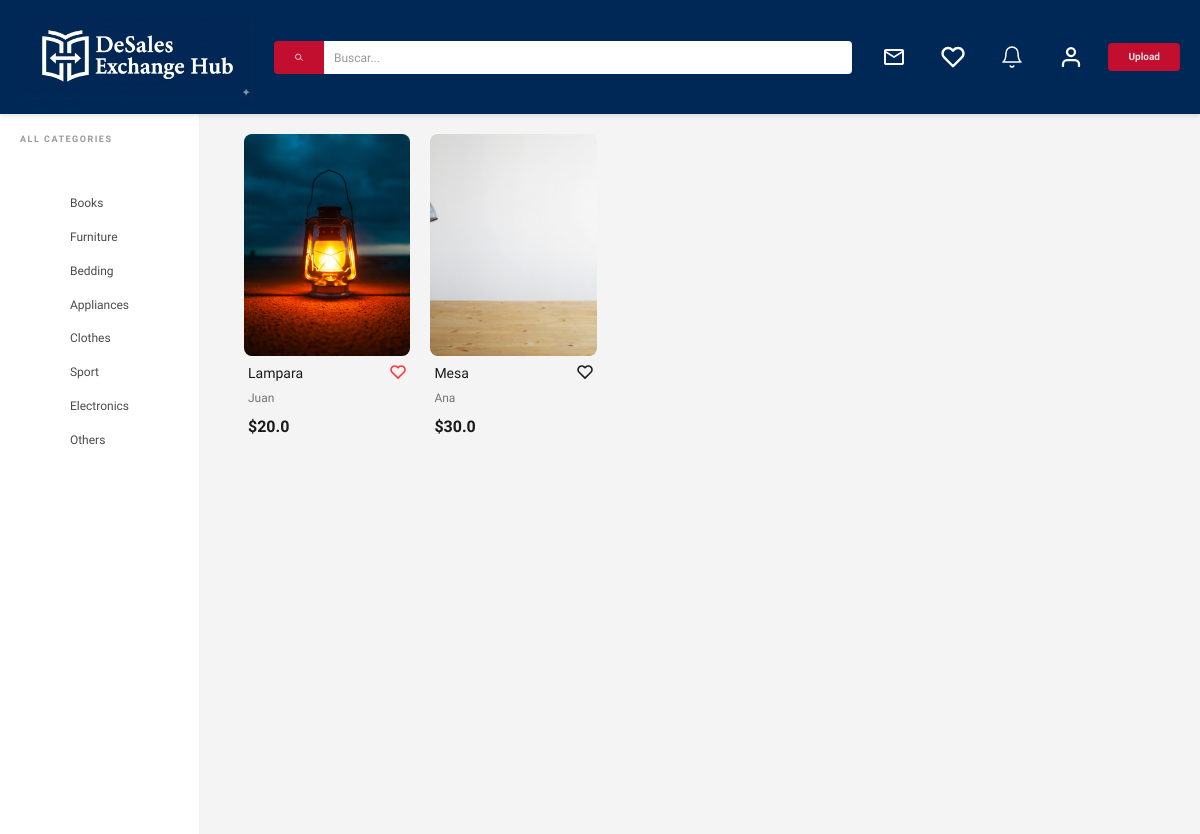
The page /dashboard (signed in) on the database its author committed.
### models.py (models this page shows, shortened)
class Item(db.Model):
    id = db.Column(db.Integer, primary_key = True, autoincrement = True)
    name = db.Column(db.String(50), nullable = False)
    description = db.Column(db.String(400), nullable = False)
    price = db.Column(db.Float, nullable = False)
    category = db.Column(db.String(20), nullable = False)
    created_at = db.Column(db.DateTime, nullable = False, default = db.func.current_timestamp())
    user_id = db.Column(db.Integer, db.ForeignKey('user.id'), nullable = False)
    images = db.relationship('ItemImage', backref='item', lazy=True)
    favorited_by = db.relationship('User', secondary='favorite', back_populates='favorite_items', lazy=True)
    @property
    def image_url(self):
        if self.images:
            return self.images[0].image_url
        return "img/default.jpg" # Fallback image

class ItemImage(db.Model):
    id = db.Column(db.Integer, primary_key=True)
    image_url = db.Column(db.String(200), nullable=False)
    item_id = db.Column(db.Integer, db.ForeignKey('item.id'), nullable=False)

class User(db.Model):
    id = db.Column(db.Integer, primary_key = True)
    username = db.Column(db.String(20), unique = False, nullable = False)
    email = db.Column(db.String(120), unique = True, nullable = False)
    password = db.Column(db.String(255), nullable = False)
    is_active = db.Column(db.Boolean, default=False, nullable=False)
    items = db.relationship('Item', backref = 'owner', lazy = True)
    favorite_items = db.relationship('Item', secondary='favorite', back_populates='favorited_by', lazy=True)
    country = db.Column(db.String(20), nullable = True, default = "")
    city = db.Column(db.String(20), nullable = True, default = "")
    description = db.Column(db.String(400), nullable = True, default = "")
    photo_url = db.Column(db.String(200), nullable = True, default = "")

### app.py (the view)
@app.route("/dashboard")
def dashboard():
    user = get_current_user_from_session()
    if not user:
        return redirect(url_for("login"))
    items = Item.query.all()
    users = User.query.all()
    favorite_item_ids = {favorite_item.id for favorite_item in user.favorite_items}
    return render_template('index.html', items=items, users=users, favorite_item_ids=favorite_item_ids)

### app.py (called while the page is built, shortened)
def get_current_user_from_session():
    user_id = session.get("user_id")
    if user_id is not None:
        user = db.session.get(User, user_id)
        if user:
            session["user_id"] = user.id
            session["username"] = user.username
            return user

### templates/index.html (shortened to what this page needs)
{% extends 'base.html' %}
{% block content %}
    <div class="contenedor">
        {% for item in items %}
            {% if item.owner.id != session['user_id'] %}
                <div class="contenedor-item">
                    <a href="{{ url_for('item', item_id=item.id) }}" class="item-imagen-container skeleton-loading">
                        <img class="item-imagen" src="{{ url_for('static', filename=item.image_url) }}" alt="{{ item.name }}" loading="lazy" onload="this.parentElement.classList.remove('skeleton-loading')">
                    </a>
                    <div class="item-info">
                        <div class="item-header">
                            <h2 class="item-nombre">{{ item.name }}</h2>
                            <div class="item-actions">
                                <button class="action-btn favorite-btn {% if item.id in favorite_item_ids %}active{% endif %}" data-item-id="{{ item.id }}" data-is-favorite="{% if item.id in favorite_item_ids %}true{% else %}false{% endif %}" aria-label="Add to favorites">
                                    <img class="corazon" src="{{ url_for('static', filename='img/assets/RedHeart.svg' if item.id in favorite_item_ids else 'img/assets/Heart.svg') }}" alt="Favorito">
                                </button>
                            </div>
                        </div>
                        <div class="item-details">
                            <p class="item-owner">{{ item.owner.username }}</p>
                        </div>
                        <p class="item-precio">${{ item.price }}</p>
                    </div>
                </div>
            {% endif %}
        {% endfor %}
    </div>
{% endblock %}

### static/css/app.css (style rules this page uses)
html { line-height: 1.15; -webkit-text-size-adjust: 100%; }
body { margin: 0; }
a { background-color: transparent; }
img { border-style: none; }
button, input, optgroup, select, textarea { font-family: inherit; font-size: 100%; line-height: 1.15; margin: 0; }
button, input { overflow: visible; }
button, select { text-transform: none; }
button, [type=button], [type=reset], [type=submit] { -webkit-appearance: button; }
*, *:before, *:after { box-sizing: inherit; }
html { font-size: 62.5%; box-sizing: border-box; height: 100%; }
body { font-size: 1.6rem; min-height: 100%; }
.contenedor { width: 95%; max-width: 1200px; margin: 0 auto; }
a { text-decoration: none; }
img { max-width: 100%; }
h1, h2, h3 { font-family: "Work Sans", sans-serif; margin: 0 0 2.5rem 0; font-weight: 900; }
h2 { font-size: 5rem; }
p { font-size: 2rem; line-height: 1.8; }
* { box-sizing: border-box; margin: 0; padding: 0; }
body { font-family: "Work Sans", sans-serif; background-color: #f4f4f4; min-height: 100vh; display: flex; flex-direction: column; }
.contenedor { display: grid; gap: 1.5rem; grid-template-columns: repeat(2, 1fr); }
@media (min-width: 768px) { .contenedor { grid-template-columns: repeat(3, 1fr); gap: 2rem; } }
@media (min-width: 1024px) { .contenedor { grid-template-columns: repeat(5, 1fr); } }
.contenedor .contenedor-item { position: relative; border: none; box-shadow: none; background: transparent; padding: 0; display: flex; flex-direction: column; }
.contenedor .contenedor-item .item-imagen-container { position: relative; display: block; width: 100%; padding-top: 133.33%; border-radius: 8px; overflow: hidden; background-color: #f0f0f0; margin-bottom: 8px; transition: filter 0.2s ease; cursor: pointer; }
.contenedor .contenedor-item .item-imagen-container .item-imagen { position: absolute; top: 0; left: 0; width: 100%; height: 100%; object-fit: cover; object-position: center; display: block; }
.contenedor .contenedor-item .item-info { display: flex; flex-direction: column; padding: 0 4px; }
.contenedor .contenedor-item .item-info .item-header { display: flex; justify-content: space-between; align-items: flex-start; margin-bottom: 4px; }
.contenedor .contenedor-item .item-info .item-nombre { font-family: "Work Sans", sans-serif; font-weight: 400; font-size: 1.4rem; color: #1A1A1A; margin: 0; line-height: 1.4; white-space: nowrap; overflow: hidden; text-overflow: ellipsis; max-width: 80%; }
.contenedor .contenedor-item .item-info .item-actions .action-btn { background: none; border: none; padding: 0; cursor: pointer; display: flex; align-items: center; gap: 4px; transition: transform 0.2s ease; }
.contenedor .contenedor-item .item-info .item-actions .action-btn img { width: 16px; height: 16px; opacity: 1; }
.contenedor .contenedor-item .item-info .item-details { margin-bottom: 4px; }
.contenedor .contenedor-item .item-info .item-details .item-owner { font-size: 1.2rem; color: #757575; margin: 0; }
.contenedor .contenedor-item .item-info .item-precio { font-family: "Work Sans", sans-serif; font-weight: 600; font-size: 1.6rem; color: #1A1A1A; margin: 0; }

### rows shown on the page
Item: image_url (picture), name "Lampara", shows a picture, owner.username "Juan", price "20.0"
Item: image_url (picture), name "Mesa", shows a picture, owner.username "Ana", price "30.0"
